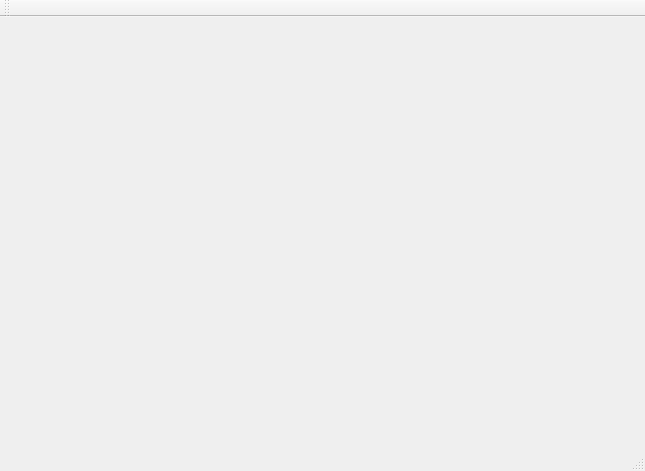
<?xml version="1.0" encoding="UTF-8"?>
<ui version="4.0">
 <class>F238SCPI</class>
 <widget class="QMainWindow" name="F238SCPI">
  <property name="geometry">
   <rect>
    <x>0</x>
    <y>0</y>
    <width>645</width>
    <height>471</height>
   </rect>
  </property>
  <property name="windowTitle">
   <string>F238SCPI</string>
  </property>
  <widget class="QWidget" name="centralWidget"/>
  <widget class="QMenuBar" name="menuBar">
   <property name="geometry">
    <rect>
     <x>0</x>
     <y>0</y>
     <width>645</width>
     <height>22</height>
    </rect>
   </property>
  </widget>
  <widget class="QToolBar" name="mainToolBar">
   <attribute name="toolBarArea">
    <enum>TopToolBarArea</enum>
   </attribute>
   <attribute name="toolBarBreak">
    <bool>false</bool>
   </attribute>
  </widget>
  <widget class="QStatusBar" name="statusBar"/>
 </widget>
 <layoutdefault spacing="6" margin="11"/>
 <resources/>
 <connections/>
</ui>
